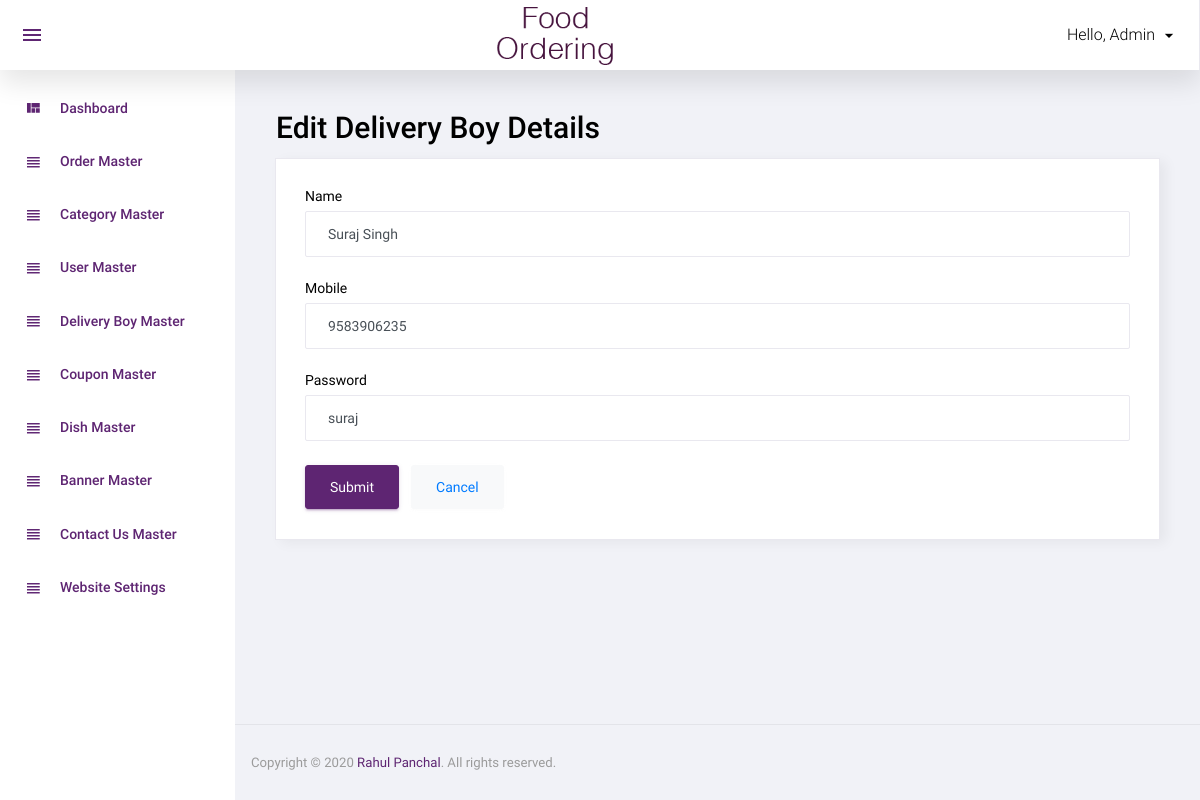
Screenshot of /admin/manage_delivery_boy.php?db_id=2 (signed in) with the database file from the repository.
### tables this page shows
CREATE TABLE `delivery_boy` (
  `db_id` int(11) NOT NULL,
  `db_name` varchar(50) NOT NULL,
  `db_mobile` varchar(20) NOT NULL,
  `db_password` varchar(50) NOT NULL,
  `db_status` int(11) NOT NULL,
  `db_added_on` datetime NOT NULL
);

### include/functions.inc.php (called while the page is built, shortened)
<?php
function get_safe_value($con, $str){
        if($str!=""){
                $str = mysqli_real_escape_string($con, $str);
                $str = trim($str);
                $str = strip_tags($str);
                return $str;
        }
}
        ?>

### admin/manage_delivery_boy.php (the view, shortened to what this page needs)
<?php
include("top.inc.php");
$db_name = '';
$db_mobile = '';
$db_password = '';
if(isset($_GET['db_id']) && ($_GET['db_id']!='')){
        $db_id = get_safe_value($con, $_GET['db_id']);
        $sql = "select * from delivery_boy where db_id = '$db_id'";
        $res = mysqli_query($con, $sql);
        if(mysqli_num_rows($res)>0){
                while($row = mysqli_fetch_assoc($res)){
                        $db_name = $row['db_name'];
                        $db_mobile = $row['db_mobile'];
                        $db_password = $row['db_password'];
                }
        } else {
                redirect('delivery_boy.php');
        }
}
?>
<div class="row">
    <?php if(isset($_GET['db_id']) && ($_GET['db_id']!='')) { ?>
        <h1 class="card-title ml-3">Edit Delivery Boy Details</h1>
    <?php } else { ?>
        <h1 class="card-title ml-3">Add New Delivery Boy</h1>
    <?php } ?>
    <div class="col-12 grid-margin stretch-card">
        <div class="card">
            <div class="card-body">
                <form class="forms-sample" method="post">
                    <div class="form-group">
                        <label for="db_name">Name</label>
                        <input type="text" class="form-control" id="db_name" name="db_name" value="<?php echo $db_name ?>" placeholder="Delivery Boy Name" required />
                    </div>
                    <div class="form-group">
                        <label for="db_mobile">Mobile</label>
                        <input type="text" class="form-control" id="db_mobile" name="db_mobile" value="<?php echo $db_mobile ?>" placeholder="Delivery Boy Mobile" required />
                    </div>
                    <div class="form-group">
                        <label for="db_password">Password</label>
                        <input type="text" class="form-control" id="db_password" name="db_password" value="<?php echo $db_password ?>" placeholder="Delivery Boy Password" required />
                    </div>
                    <button type="submit" class="btn btn-primary mr-2" name="db_submit">Submit</button>
                    <button class="btn btn-light"><a href="delivery_boy.php">Cancel</a></button>
                </form>
            </div>
        </div>
    </div>
</div>
<?php include("footer.inc.php"); ?>

### rows the page displays
delivery_boy: db_name "Suraj Singh", db_mobile "9583906235", db_password "suraj"

### other values shown
$_SESSION["a_name"] "Admin"
